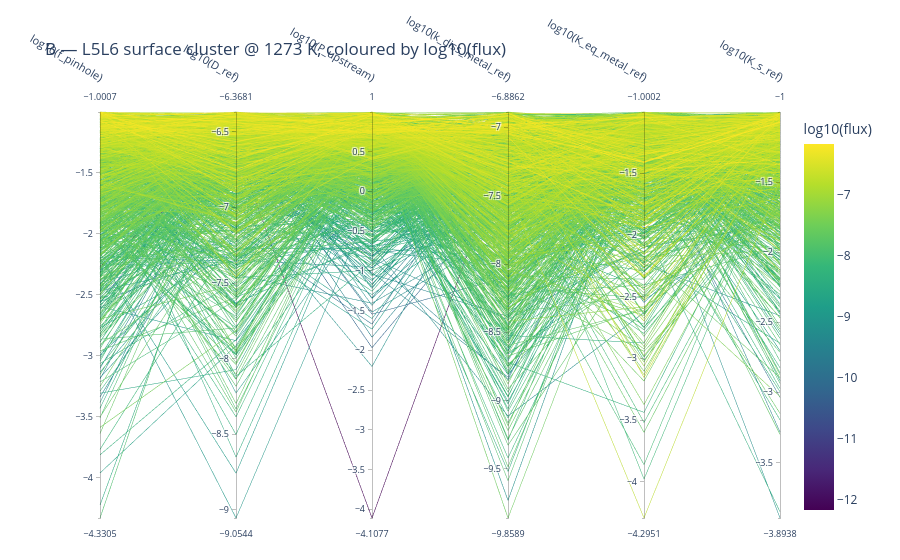
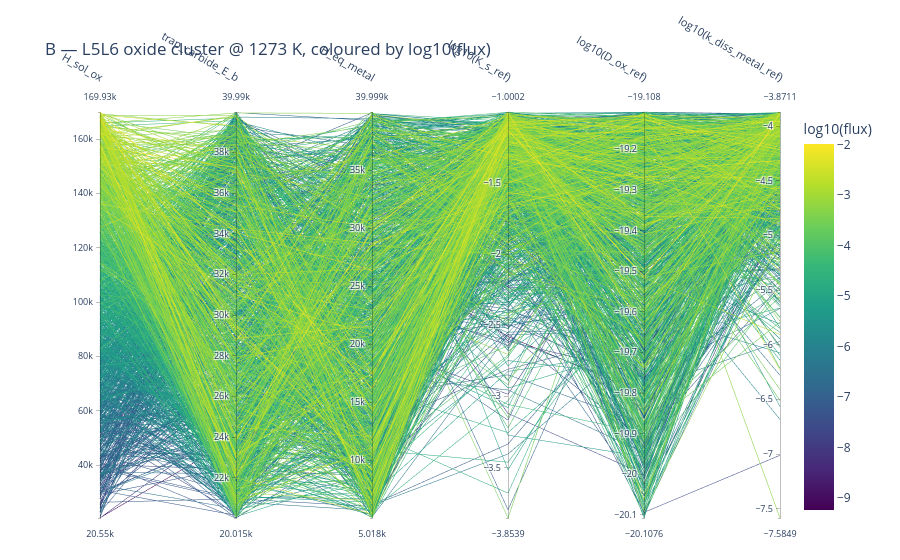
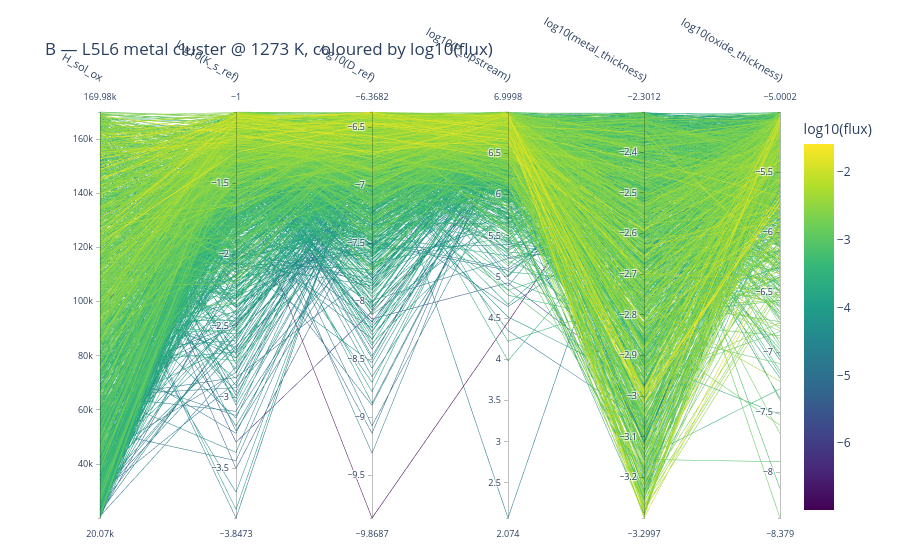

Notebook code for these charts, in order:
### Markdown cell above
## B — per-regime clusters coloured by log10(flux)

One PCP per regime, axes = that regime's top-6 δ drivers, colour = `log10(flux)`. Clean
within-regime view (no cross-preset mixing).

### Code cell
figsB = {}
for r in REGIMES:
    dims = top_drivers(routeB_T, r, 'flux', k=6)
    sub  = master_T[master_T['regime'] == r]
    figsB[r] = parallel_coordinates_samples(
        sub, dims, color_by='flux', log_dims=logsub(dims),
        title=f'B — L5L6 {r} cluster @ {T_SHOW} K, coloured by log10(flux)',
        save_html=os.path.join(FIG_DIR, f'pcp_B_{r}.html'))
    print(f"{r:8s}: n={len(sub)}  axes={dims}")

for r in REGIMES:
    figsB[r].show()

### Figure 1 — Plotly figure (JSON) as saved in the notebook; plotly's stock layout.template omitted (floating-point values rounded to 4 significant figures; data arrays with more than 128 entries replaced by an {"elided": "..."} marker saying what was removed)
{"data": [{"dimensions": [{"label": "log10(f_pinhole)", "values": {"elided": "1440 float values"}}, {"label": "log10(D_ref)", "values": {"elided": "1440 float values"}}, {"label": "log10(P_upstream)", "values": {"elided": "1440 float values"}}, {"label": "log10(k_diss_metal_ref)", "values": {"elided": "1440 float values"}}, {"label": "log10(K_eq_metal_ref)", "values": {"elided": "1440 float values"}}, {"label": "log10(K_s_ref)", "values": {"elided": "1440 float values"}}], "labelangle": 30, "labelfont": {"size": 11}, "labelside": "top", "line": {"color": {"elided": "1440 float values"}, "colorbar": {"title": {"text": "log10(flux)"}}, "colorscale": [[0.0, "#440154"], [0.1111, "#482878"], [0.2222, "#3e4989"], [0.3333, "#31688e"], [0.4444, "#26828e"], [0.5556, "#1f9e89"], [0.6667, "#35b779"], [0.7778, "#6ece58"], [0.8889, "#b5de2b"], [1.0, "#fde725"]], "showscale": true}, "rangefont": {"size": 9}, "tickfont": {"size": 9}, "type": "parcoords"}], "layout": {"font": {"size": 12}, "margin": {"b": 40, "l": 100, "r": 120, "t": 110}, "title": {"text": "B — L5L6 surface cluster @ 1273 K, coloured by log10(flux)"}}}

### Figure 2 — Plotly figure (JSON) as saved in the notebook; plotly's stock layout.template omitted (floating-point values rounded to 4 significant figures; data arrays with more than 128 entries replaced by an {"elided": "..."} marker saying what was removed)
{"data": [{"dimensions": [{"label": "H_sol_ox", "values": {"elided": "1512 float values"}}, {"label": "trap_carbide_E_b", "values": {"elided": "1512 float values"}}, {"label": "H_eq_metal", "values": {"elided": "1512 float values"}}, {"label": "log10(K_s_ref)", "values": {"elided": "1512 float values"}}, {"label": "log10(D_ox_ref)", "values": {"elided": "1512 float values"}}, {"label": "log10(k_diss_metal_ref)", "values": {"elided": "1512 float values"}}], "labelangle": 30, "labelfont": {"size": 11}, "labelside": "top", "line": {"color": {"elided": "1512 float values"}, "colorbar": {"title": {"text": "log10(flux)"}}, "colorscale": [[0.0, "#440154"], [0.1111, "#482878"], [0.2222, "#3e4989"], [0.3333, "#31688e"], [0.4444, "#26828e"], [0.5556, "#1f9e89"], [0.6667, "#35b779"], [0.7778, "#6ece58"], [0.8889, "#b5de2b"], [1.0, "#fde725"]], "showscale": true}, "rangefont": {"size": 9}, "tickfont": {"size": 9}, "type": "parcoords"}], "layout": {"font": {"size": 12}, "margin": {"b": 40, "l": 100, "r": 120, "t": 110}, "title": {"text": "B — L5L6 oxide cluster @ 1273 K, coloured by log10(flux)"}}}

### Figure 3 — Plotly figure (JSON) as saved in the notebook; plotly's stock layout.template omitted (floating-point values rounded to 4 significant figures; data arrays with more than 128 entries replaced by an {"elided": "..."} marker saying what was removed)
{"data": [{"dimensions": [{"label": "H_sol_ox", "values": {"elided": "1502 float values"}}, {"label": "log10(K_s_ref)", "values": {"elided": "1502 float values"}}, {"label": "log10(D_ref)", "values": {"elided": "1502 float values"}}, {"label": "log10(P_upstream)", "values": {"elided": "1502 float values"}}, {"label": "log10(metal_thickness)", "values": {"elided": "1502 float values"}}, {"label": "log10(oxide_thickness)", "values": {"elided": "1502 float values"}}], "labelangle": 30, "labelfont": {"size": 11}, "labelside": "top", "line": {"color": {"elided": "1502 float values"}, "colorbar": {"title": {"text": "log10(flux)"}}, "colorscale": [[0.0, "#440154"], [0.1111, "#482878"], [0.2222, "#3e4989"], [0.3333, "#31688e"], [0.4444, "#26828e"], [0.5556, "#1f9e89"], [0.6667, "#35b779"], [0.7778, "#6ece58"], [0.8889, "#b5de2b"], [1.0, "#fde725"]], "showscale": true}, "rangefont": {"size": 9}, "tickfont": {"size": 9}, "type": "parcoords"}], "layout": {"font": {"size": 12}, "margin": {"b": 40, "l": 100, "r": 120, "t": 110}, "title": {"text": "B — L5L6 metal cluster @ 1273 K, coloured by log10(flux)"}}}
